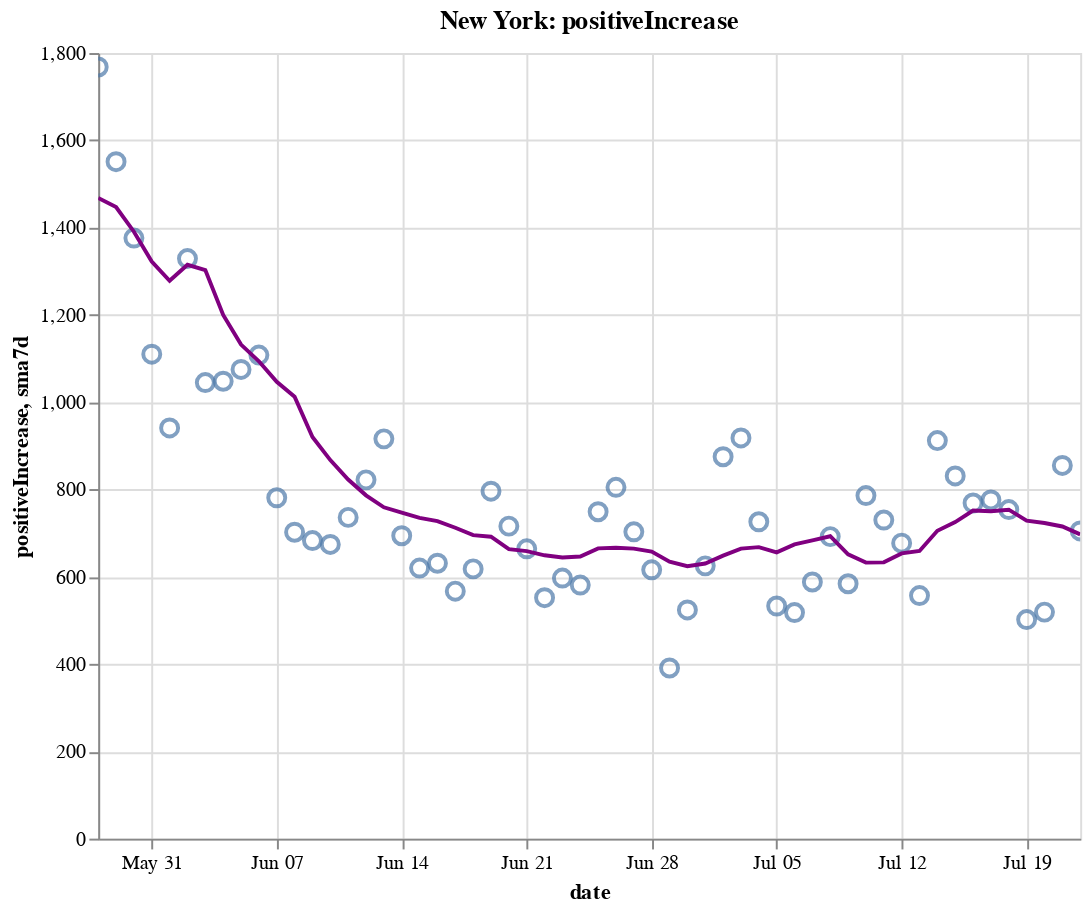

This figure's notebook cell:
### Code cell
create_plot(ny, 'positiveIncrease')

### Figure 1 — Vega-Lite specification as saved in the notebook (floating-point values rounded to 4 significant figures)
{"config": {"view": {"continuousWidth": 400, "continuousHeight": 300}}, "layer": [{"layer": [{"mark": {"type": "point", "size": 75}, "encoding": {"tooltip": [{"type": "temporal", "field": "date"}, {"type": "quantitative", "field": "positiveIncrease"}, {"type": "quantitative", "field": "sma7d"}], "x": {"type": "temporal", "field": "date"}, "y": {"type": "quantitative", "field": "positiveIncrease"}}, "selection": {"selector008": {"type": "interval", "bind": "scales", "encodings": ["x", "y"]}}}, {"mark": {"type": "line", "color": "purple"}, "encoding": {"x": {"type": "temporal", "field": "date"}, "y": {"type": "quantitative", "field": "sma7d"}}}]}, {"mark": {"type": "rule", "color": "#aaa"}, "encoding": {"x": {"type": "temporal", "field": "date"}}, "transform": [{"filter": {"selection": "selector007"}}]}, {"mark": "circle", "encoding": {"opacity": {"condition": {"value": 1, "selection": "selector007"}, "value": 0}, "tooltip": [{"type": "temporal", "field": "date"}, {"type": "quantitative", "field": "positiveIncrease"}, {"type": "quantitative", "field": "sma7d"}], "x": {"type": "temporal", "field": "date"}, "y": {"type": "quantitative", "field": "positiveIncrease"}}, "selection": {"selector007": {"type": "single", "encodings": ["x"], "on": "mouseover", "nearest": true, "empty": "none"}}}, {"mark": {"type": "text", "align": "left", "dx": 5, "dy": -5, "stroke": "white", "strokeWidth": 2}, "encoding": {"text": {"type": "quantitative", "field": "positiveIncrease"}, "tooltip": [{"type": "temporal", "field": "date"}, {"type": "quantitative", "field": "positiveIncrease"}, {"type": "quantitative", "field": "sma7d"}], "x": {"type": "temporal", "field": "date"}, "y": {"type": "quantitative", "field": "positiveIncrease"}}, "transform": [{"filter": {"selection": "selector007"}}]}, {"mark": {"type": "text", "align": "left", "dx": 5, "dy": -5}, "encoding": {"text": {"type": "quantitative", "field": "positiveIncrease"}, "tooltip": [{"type": "temporal", "field": "date"}, {"type": "quantitative", "field": "positiveIncrease"}, {"type": "quantitative", "field": "sma7d"}], "x": {"type": "temporal", "field": "date"}, "y": {"type": "quantitative", "field": "positiveIncrease"}}, "transform": [{"filter": {"selection": "selector007"}}]}], "data": {"name": "data-03be2e0148058f1256dd42381ec4bc74"}, "height": 400, "title": "New York: positiveIncrease", "width": 500, "$schema": "https://vega.github.io/schema/vega-lite/v4.8.1.json", "datasets": {"data-03be2e0148058f1256dd42381ec4bc74": [{"date": "2020-05-28T00:00:00", "totalTestResultsIncrease": 65240.0, "positiveIncrease": 1768.0, "death": 23720.0, "deathIncrease": 79.0, "positiveRate": 0.027, "state": "New York", "sma7d": 1468.0}, {"date": "2020-05-29T00:00:00", "totalTestResultsIncrease": 67340.0, "positiveIncrease": 1551.0, "death": 23780.0, "deathIncrease": 58.0, "positiveRate": 0.023, "state": "New York", "sma7d": 1447.0}, {"date": "2020-05-30T00:00:00", "totalTestResultsIncrease": 61250.0, "positiveIncrease": 1376.0, "death": 23850.0, "deathIncrease": 68.0, "positiveRate": 0.022, "state": "New York", "sma7d": 1391.0}, {"date": "2020-05-31T00:00:00", "totalTestResultsIncrease": 58440.0, "positiveIncrease": 1110.0, "death": 23900.0, "deathIncrease": 57.0, "positiveRate": 0.019, "state": "New York", "sma7d": 1322.0}, {"date": "2020-06-01T00:00:00", "totalTestResultsIncrease": 49950.0, "positiveIncrease": 941.0, "death": 23960.0, "deathIncrease": 54.0, "positiveRate": 0.019, "state": "New York", "sma7d": 1278.0}, {"date": "2020-06-02T00:00:00", "totalTestResultsIncrease": 54050.0, "positiveIncrease": 1329.0, "death": 24020.0, "deathIncrease": 64.0, "positiveRate": 0.025, "state": "New York", "sma7d": 1315.0}, {"date": "2020-06-03T00:00:00", "totalTestResultsIncrease": 61640.0, "positiveIncrease": 1045.0, "death": 24080.0, "deathIncrease": 56.0, "positiveRate": 0.017, "state": "New York", "sma7d": 1303.0}, {"date": "2020-06-04T00:00:00", "totalTestResultsIncrease": 63560.0, "positiveIncrease": 1048.0, "death": 24130.0, "deathIncrease": 54.0, "positiveRate": 0.016, "state": "New York", "sma7d": 1200.0}, {"date": "2020-06-05T00:00:00", "totalTestResultsIncrease": 66480.0, "positiveIncrease": 1075.0, "death": 24180.0, "deathIncrease": 42.0, "positiveRate": 0.016, "state": "New York", "sma7d": 1132.0}, {"date": "2020-06-06T00:00:00", "totalTestResultsIncrease": 77900.0, "positiveIncrease": 1108.0, "death": 24210.0, "deathIncrease": 37.0, "positiveRate": 0.014, "state": "New York", "sma7d": 1094.0}, {"date": "2020-06-07T00:00:00", "totalTestResultsIncrease": 60440.0, "positiveIncrease": 781.0, "death": 24260.0, "deathIncrease": 47.0, "positiveRate": 0.013, "state": "New York", "sma7d": 1047.0}, {"date": "2020-06-08T00:00:00", "totalTestResultsIncrease": 58050.0, "positiveIncrease": 702.0, "death": 24300.0, "deathIncrease": 40.0, "positiveRate": 0.012, "state": "New York", "sma7d": 1013.0}, {"date": "2020-06-09T00:00:00", "totalTestResultsIncrease": 49970.0, "positiveIncrease": 683.0, "death": 24350.0, "deathIncrease": 49.0, "positiveRate": 0.014, "state": "New York", "sma7d": 920.3}, {"date": "2020-06-10T00:00:00", "totalTestResultsIncrease": 62300.0, "positiveIncrease": 674.0, "death": 24400.0, "deathIncrease": 56.0, "positiveRate": 0.011, "state": "New York", "sma7d": 867.3}, {"date": "2020-06-11T00:00:00", "totalTestResultsIncrease": 60840.0, "positiveIncrease": 736.0, "death": 24440.0, "deathIncrease": 38.0, "positiveRate": 0.012, "state": "New York", "sma7d": 822.7}, {"date": "2020-06-12T00:00:00", "totalTestResultsIncrease": 72400.0, "positiveIncrease": 822.0, "death": 24500.0, "deathIncrease": 53.0, "positiveRate": 0.011, "state": "New York", "sma7d": 786.6}, {"date": "2020-06-13T00:00:00", "totalTestResultsIncrease": 70840.0, "positiveIncrease": 916.0, "death": 24530.0, "deathIncrease": 32.0, "positiveRate": 0.013, "state": "New York", "sma7d": 759.1}, {"date": "2020-06-14T00:00:00", "totalTestResultsIncrease": 62360.0, "positiveIncrease": 694.0, "death": 24550.0, "deathIncrease": 24.0, "positiveRate": 0.011, "state": "New York", "sma7d": 746.7}, {"date": "2020-06-15T00:00:00", "totalTestResultsIncrease": 56610.0, "positiveIncrease": 620.0, "death": 24580.0, "deathIncrease": 28.0, "positiveRate": 0.011, "state": "New York", "sma7d": 735.0}, {"date": "2020-06-16T00:00:00", "totalTestResultsIncrease": 60570.0, "positiveIncrease": 631.0, "death": 24610.0, "deathIncrease": 29.0, "positiveRate": 0.01, "state": "New York", "sma7d": 727.6}, {"date": "2020-06-17T00:00:00", "totalTestResultsIncrease": 59340.0, "positiveIncrease": 567.0, "death": 24630.0, "deathIncrease": 21.0, "positiveRate": 0.01, "state": "New York", "sma7d": 712.3}, {"date": "2020-06-18T00:00:00", "totalTestResultsIncrease": 68540.0, "positiveIncrease": 618.0, "death": 24660.0, "deathIncrease": 32.0, "positiveRate": 0.009, "state": "New York", "sma7d": 695.4}, {"date": "2020-06-19T00:00:00", "totalTestResultsIncrease": 79300.0, "positiveIncrease": 796.0, "death": 24690.0, "deathIncrease": 25.0, "positiveRate": 0.01, "state": "New York", "sma7d": 691.7}, {"date": "2020-06-20T00:00:00", "totalTestResultsIncrease": 68830.0, "positiveIncrease": 716.0, "death": 24710.0, "deathIncrease": 24.0, "positiveRate": 0.01, "state": "New York", "sma7d": 663.1}, {"date": "2020-06-21T00:00:00", "totalTestResultsIncrease": 67530.0, "positiveIncrease": 664.0, "death": 24720.0, "deathIncrease": 15.0, "positiveRate": 0.01, "state": "New York", "sma7d": 658.9}, {"date": "2020-06-22T00:00:00", "totalTestResultsIncrease": 56780.0, "positiveIncrease": 552.0, "death": 24740.0, "deathIncrease": 14.0, "positiveRate": 0.01, "state": "New York", "sma7d": 649.1}, {"date": "2020-06-23T00:00:00", "totalTestResultsIncrease": 48710.0, "positiveIncrease": 597.0, "death": 24770.0, "deathIncrease": 27.0, "positiveRate": 0.012, "state": "New York", "sma7d": 644.3}, {"date": "2020-06-24T00:00:00", "totalTestResultsIncrease": 51140.0, "positiveIncrease": 581.0, "death": 24780.0, "deathIncrease": 16.0, "positiveRate": 0.011, "state": "New York", "sma7d": 646.3}, {"date": "2020-06-25T00:00:00", "totalTestResultsIncrease": 67640.0, "positiveIncrease": 749.0, "death": 24800.0, "deathIncrease": 18.0, "positiveRate": 0.011, "state": "New York", "sma7d": 665.0}, {"date": "2020-06-26T00:00:00", "totalTestResultsIncrease": 61720.0, "positiveIncrease": 805.0, "death": 24810.0, "deathIncrease": 14.0, "positiveRate": 0.013, "state": "New York", "sma7d": 666.3}, {"date": "2020-06-27T00:00:00", "totalTestResultsIncrease": 73260.0, "positiveIncrease": 703.0, "death": 24830.0, "deathIncrease": 16.0, "positiveRate": 0.01, "state": "New York", "sma7d": 664.4}, {"date": "2020-06-28T00:00:00", "totalTestResultsIncrease": 61910.0, "positiveIncrease": 616.0, "death": 24840.0, "deathIncrease": 5.0, "positiveRate": 0.01, "state": "New York", "sma7d": 657.6}, {"date": "2020-06-29T00:00:00", "totalTestResultsIncrease": 46430.0, "positiveIncrease": 391.0, "death": 24840.0, "deathIncrease": 7.0, "positiveRate": 0.008, "state": "New York", "sma7d": 634.6}, {"date": "2020-06-30T00:00:00", "totalTestResultsIncrease": 52020.0, "positiveIncrease": 524.0, "death": 24860.0, "deathIncrease": 13.0, "positiveRate": 0.01, "state": "New York", "sma7d": 624.1}, {"date": "2020-07-01T00:00:00", "totalTestResultsIncrease": 56710.0, "positiveIncrease": 625.0, "death": 24870.0, "deathIncrease": 11.0, "positiveRate": 0.011, "state": "New York", "sma7d": 630.4}, {"date": "2020-07-02T00:00:00", "totalTestResultsIncrease": 69940.0, "positiveIncrease": 875.0, "death": 24880.0, "deathIncrease": 11.0, "positiveRate": 0.013, "state": "New York", "sma7d": 648.4}, {"date": "2020-07-03T00:00:00", "totalTestResultsIncrease": 66390.0, "positiveIncrease": 918.0, "death": 24880.0, "deathIncrease": 8.0, "positiveRate": 0.014, "state": "New York", "sma7d": 664.6}, {"date": "2020-07-04T00:00:00", "totalTestResultsIncrease": 62400.0, "positiveIncrease": 726.0, "death": 24900.0, "deathIncrease": 11.0, "positiveRate": 0.012, "state": "New York", "sma7d": 667.9}, {"date": "2020-07-05T00:00:00", "totalTestResultsIncrease": 63420.0, "positiveIncrease": 533.0, "death": 24900.0, "deathIncrease": 8.0, "positiveRate": 0.008, "state": "New York", "sma7d": 656.0}, {"date": "2020-07-06T00:00:00", "totalTestResultsIncrease": 54330.0, "positiveIncrease": 518.0, "death": 24910.0, "deathIncrease": 9.0, "positiveRate": 0.01, "state": "New York", "sma7d": 674.1}, {"date": "2020-07-07T00:00:00", "totalTestResultsIncrease": 56740.0, "positiveIncrease": 588.0, "death": 24920.0, "deathIncrease": 11.0, "positiveRate": 0.01, "state": "New York", "sma7d": 683.3}, {"date": "2020-07-08T00:00:00", "totalTestResultsIncrease": 57580.0, "positiveIncrease": 692.0, "death": 24940.0, "deathIncrease": 20.0, "positiveRate": 0.012, "state": "New York", "sma7d": 692.9}, {"date": "2020-07-09T00:00:00", "totalTestResultsIncrease": 65560.0, "positiveIncrease": 584.0, "death": 24960.0, "deathIncrease": 15.0, "positiveRate": 0.009, "state": "New York", "sma7d": 651.3}, {"date": "2020-07-10T00:00:00", "totalTestResultsIncrease": 73560.0, "positiveIncrease": 786.0, "death": 24970.0, "deathIncrease": 9.0, "positiveRate": 0.011, "state": "New York", "sma7d": 632.4}, {"date": "2020-07-11T00:00:00", "totalTestResultsIncrease": 69200.0, "positiveIncrease": 730.0, "death": 24970.0, "deathIncrease": 6.0, "positiveRate": 0.011, "state": "New York", "sma7d": 633.0}, {"date": "2020-07-12T00:00:00", "totalTestResultsIncrease": 62420.0, "positiveIncrease": 677.0, "death": 24980.0, "deathIncrease": 5.0, "positiveRate": 0.011, "state": "New York", "sma7d": 653.6}, {"date": "2020-07-13T00:00:00", "totalTestResultsIncrease": 51690.0, "positiveIncrease": 557.0, "death": 24990.0, "deathIncrease": 10.0, "positiveRate": 0.011, "state": "New York", "sma7d": 659.1}, {"date": "2020-07-14T00:00:00", "totalTestResultsIncrease": 60040.0, "positiveIncrease": 912.0, "death": 24990.0, "deathIncrease": 5.0, "positiveRate": 0.015, "state": "New York", "sma7d": 705.4}, {"date": "2020-07-15T00:00:00", "totalTestResultsIncrease": 63600.0, "positiveIncrease": 831.0, "death": 25000.0, "deathIncrease": 9.0, "positiveRate": 0.013, "state": "New York", "sma7d": 725.3}, {"date": "2020-07-16T00:00:00", "totalTestResultsIncrease": 72680.0, "positiveIncrease": 769.0, "death": 25010.0, "deathIncrease": 11.0, "positiveRate": 0.011, "state": "New York", "sma7d": 751.7}, {"date": "2020-07-17T00:00:00", "totalTestResultsIncrease": 78240.0, "positiveIncrease": 776.0, "death": 25020.0, "deathIncrease": 10.0, "positiveRate": 0.01, "state": "New York", "sma7d": 750.3}, {"date": "2020-07-18T00:00:00", "totalTestResultsIncrease": 69820.0, "positiveIncrease": 754.0, "death": 25040.0, "deathIncrease": 11.0, "positiveRate": 0.011, "state": "New York", "sma7d": 753.7}, {"date": "2020-07-19T00:00:00", "totalTestResultsIncrease": 46200.0, "positiveIncrease": 502.0, "death": 25050.0, "deathIncrease": 13.0, "positiveRate": 0.011, "state": "New York", "sma7d": 728.7}, {"date": "2020-07-20T00:00:00", "totalTestResultsIncrease": 49340.0, "positiveIncrease": 519.0, "death": 25060.0, "deathIncrease": 8.0, "positiveRate": 0.011, "state": "New York", "sma7d": 723.3}, {"date": "2020-07-21T00:00:00", "totalTestResultsIncrease": 66170.0, "positiveIncrease": 855.0, "death": 25060.0, "deathIncrease": 2.0, "positiveRate": 0.013, "state": "New York", "sma7d": 715.1}, {"date": "2020-07-22T00:00:00", "totalTestResultsIncrease": 67660.0, "positiveIncrease": 705.0, "death": 25070.0, "deathIncrease": 10.0, "positiveRate": 0.01, "state": "New York", "sma7d": 697.1}]}}
